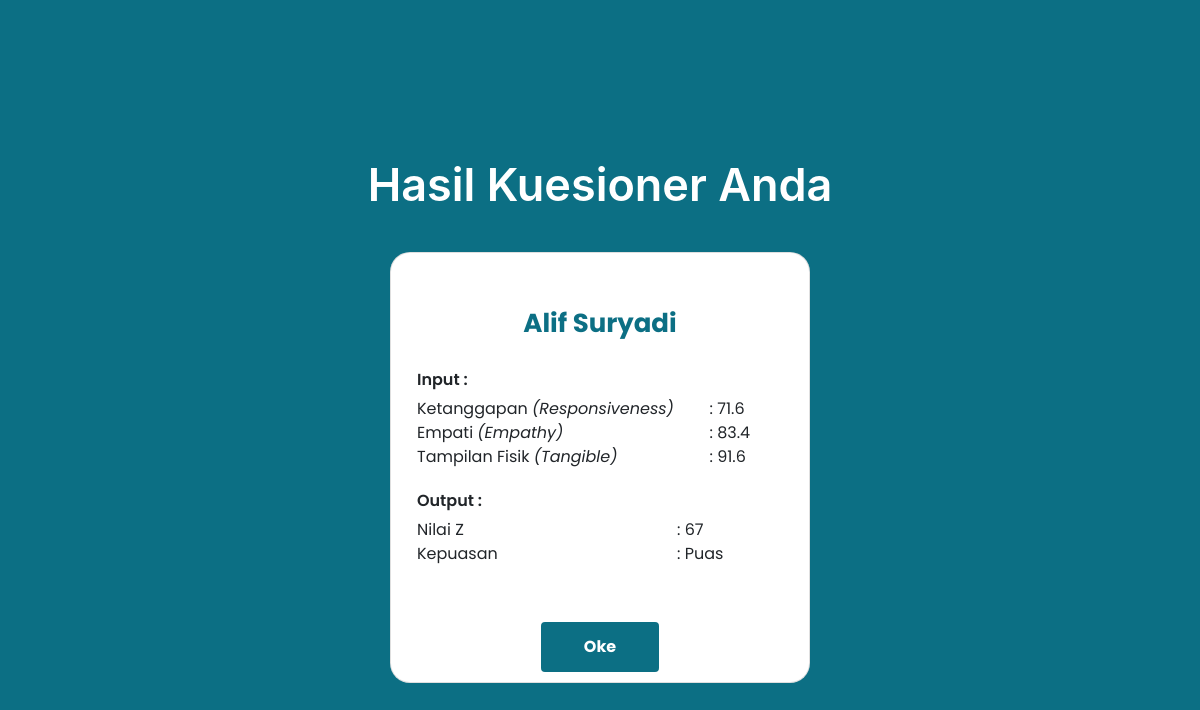
Page /pages/kuesioner/hasil-pengujian.php?id_form=1 on the committed database.
### tables this page shows
CREATE TABLE `survey_results` (
  `id_result` int(11) NOT NULL,
  `id_form` int(11) NOT NULL,
  `created_at` timestamp NULL DEFAULT NULL,
  `responsiveness` float NOT NULL,
  `empathy` float NOT NULL,
  `tangible` float NOT NULL,
  `nilai_z` float NOT NULL,
  `kepuasan` varchar(100) NOT NULL
);

CREATE TABLE `users` (
  `id_user` int(11) NOT NULL,
  `username` varchar(100) NOT NULL,
  `email` varchar(100) DEFAULT NULL,
  `password` varchar(100) DEFAULT NULL,
  `role` varchar(100) NOT NULL,
  `gender` varchar(100) DEFAULT NULL,
  `job` varchar(100) DEFAULT NULL,
  `age` int(11) DEFAULT NULL,
  `address` text DEFAULT NULL
);

### pages/kuesioner/hasil-pengujian.php (the view, shortened to what this page needs)
<?php
include_once("../../validations/connection.php");
$hasil_pengujian = [];
try {
    if(isset($_GET['id_form'])) {
        $id_form = $_GET['id_form'];
        $query = "SELECT sr.*, sf.id_user
                  FROM survey_results sr
                  LEFT JOIN survey_form sf ON sr.id_form = sf.id_form
                  WHERE sr.id_form = $id_form";
        $result = mysqli_query($connect, $query);
        if ($result) {
            while ($row = mysqli_fetch_assoc($result)) {
                $hasil_pengujian[] = $row;
            }
        } else {
            echo "Error: " . mysqli_error($connect);
        }
        $nama_lara = "Unknown";
    } else {
        echo "Error: Parameter id_form tidak ditemukan dalam URL";
    }
} catch(Exception $e) {
    echo "Error: " . $e->getMessage();
}
?>
<!DOCTYPE html>
<html lang="en">
<head>
    <link rel="stylesheet" href="../../assets/styles/main.css" />
    <link href="../../vendor/bootstrap-icons/bootstrap-icons.css" rel="stylesheet" />
    <link href="../../vendor/aos/aos.css" rel="stylesheet" />
    <link href="../../vendor/glightbox/css/glightbox.min.css" rel="stylesheet" />
</head>
<body>
    <main>
        <?php
          if (!empty($hasil_pengujian)) {
              foreach ($hasil_pengujian as $pengujian) {
                  $id_user = $pengujian['id_user'];
                  $query = "SELECT username FROM users WHERE id_user = $id_user";
                  $result = mysqli_query($connect, $query);
                  $row = mysqli_fetch_assoc($result);
                  $nama_lengkap = $row['username'];
                  echo '<section id="hasil-pengujian" class="hasil-pengujian">';
                  echo '<div class="content" data-aos="fade-up">';
                  echo '<h2 class="title">Hasil Kuesioner Anda</h2>';
                  echo '<div class="card">';
                  echo '<div class="card-body">';
                  echo '<div class="row">';
                  echo '<div class="col-12">';
                  echo '<div class="card-title">' . ($nama_lengkap == $nama_lara ? $nama_lara : $nama_lengkap) . '</div>';
                  echo '<div class="card-subtitle">Input :</div>';
                  echo '<div class="card-text">';
                  echo '<div class="row">';
                  echo '<div class="col-9">Ketanggapan <span>(Responsiveness)</span></div>';
                  echo '<div class="col-3">: ' . $pengujian['responsiveness'] . '</div>';
                  echo '<div class="col-9">Empati <span>(Empathy)</span></div>';
                  echo '<div class="col-3">: ' . $pengujian['empathy'] . '</div>';
                  echo '<div class="col-9">Tampilan Fisik <span>(Tangible)</span></div>';
                  echo '<div class="col-3">: ' . $pengujian['tangible'] . '</div>';
                  echo '</div>';
                  echo '</div>';
                  echo '<div class="card-subtitle">Output :</div>';
                  echo '<div class="card-text">';
                  echo '<div class="row">';
                  echo '<div class="col-8">Nilai Z</div>';
                  echo '<div class="col-4">: ' . $pengujian['nilai_z'] . '</div>';
                  echo '<div class="col-8">Kepuasan</div>';
                  echo '<div class="col-4">: ' . $pengujian['kepuasan'] . '</div>';
                  echo '</div>';
                  echo '</div>';
                  echo '</div>';
                  echo '</div>';
                  echo '</div>';
                  echo '<div class="row">';
                  echo '<div class="col-12 text-center">';
                  echo '<a href="./terimakasih.php" class="btn btn-primary">Oke</a>';
                  echo '</div>';
                  echo '</div>';
                  echo '</div>';
                  echo '</div>';
                  echo '</section>';
              }
          }
        ?>
    </main>
</body>
</html>

### rows in the picture
survey_results: users.username "Alif Suryadi", responsiveness "71.6", empathy "83.4", tangible "91.6", nilai_z "67", kepuasan "Puas"
